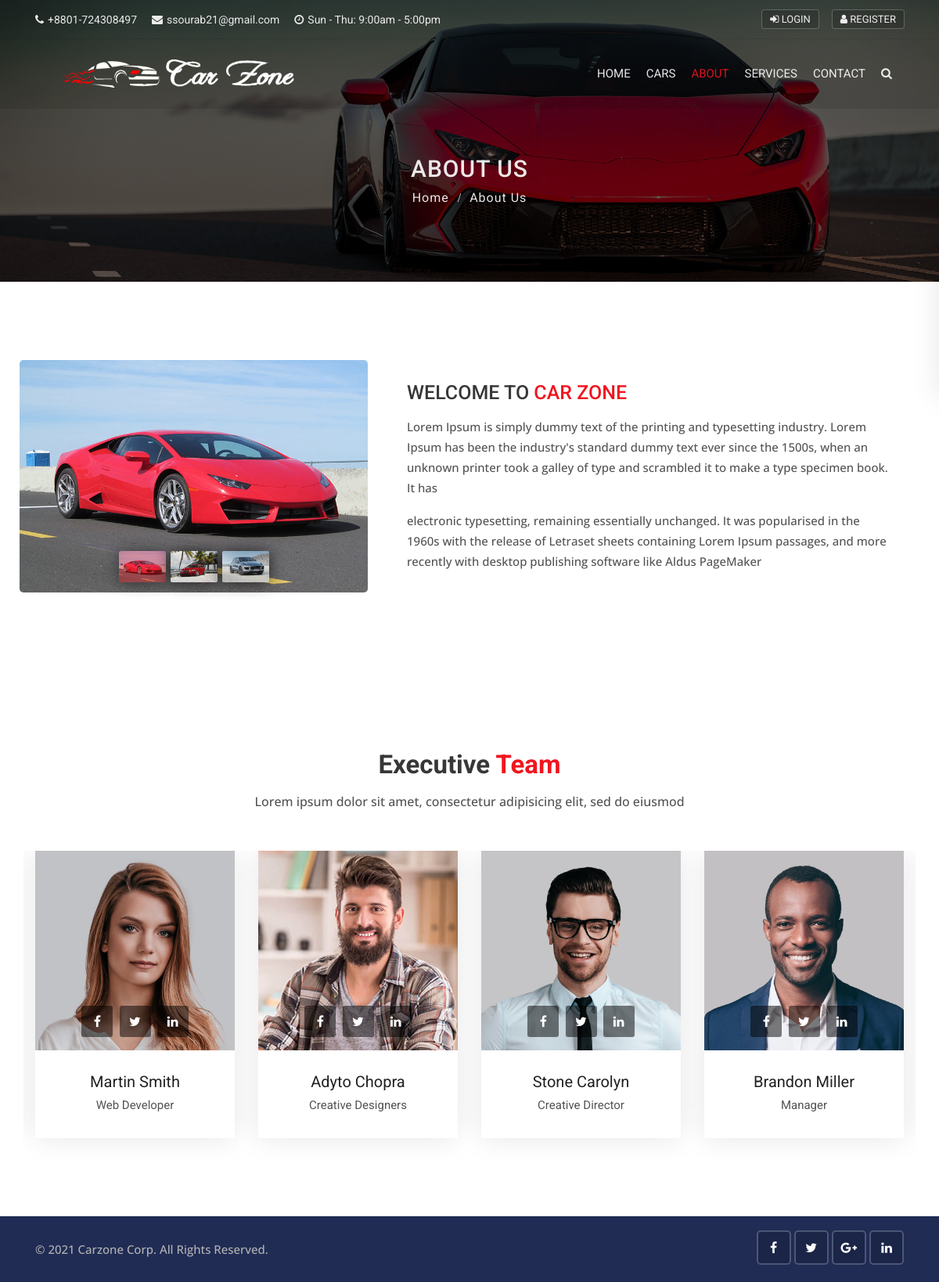
The page /about/ on the database its author committed.
### pages/models.py (models this page shows, shortened)
class Team(models.Model):
    first_name = models.CharField(max_length=255)
    last_name = models.CharField(max_length=255)
    designation = models.CharField(max_length=255)
    photo = models.ImageField(upload_to='photo/%y/%m/%d/')
    facebook_link = models.URLField(max_length=100)
    twitter_link = models.URLField(max_length=100)
    linkedin_link = models.URLField(max_length=100)
    created_date = models.DateField(auto_now_add=True)

### pages/views.py (the view)
# urls.py: path('about/', views.about, name='about'),
def about(request):
    teams = Team.objects.all()
    data = {
        'teams': teams
    }
    return render(request, 'pages/about.html', context=data)

### templates/pages/about.html (shortened to what this page needs)
{% extends 'base.html' %}
{% load static %}
{% block content %}
<div class="sub-banner overview-bgi">
    <div class="container breadcrumb-area">
        <div class="breadcrumb-areas">
            <h1>About Us</h1>
            <ul class="breadcrumbs">
                <li><a href="{% url 'home' %}">Home</a></li>
                <li class="active">About Us</li>
            </ul>
        </div>
    </div>
</div>
<div class="about-car content-area-5">
    <div class="container">
        <div class="row">
            <div class="col-xl-5 col-lg-6">
                <div class="about-car-photo">
                    <div id="carDetailsSlider" class="carousel car-details-sliders slide">
                        <div class="carousel-inner">
                            <div class="active item carousel-item" data-slide-number="0">
                                <img src="{% static 'img/car/car-1.jpg' %}" class="img-fluid" alt="slider-car">
                            </div>
                        </div>
                        <ul class="carousel-indicators car-properties list-inline nav nav-justified">
                            <li class="list-inline-item active">
                                <a id="carousel-selector-0" class="selected" data-slide-to="0" data-target="#carDetailsSlider">
                                    <img src="{% static 'img/car/car-1.jpg' %}" class="img-fluid" alt="small-car">
                                </a>
                            </li>
                            <li class="list-inline-item">
                                <a id="carousel-selector-1" data-slide-to="1" data-target="#carDetailsSlider">
                                    <img src="{% static 'img/car/car-2.jpg' %}" class="img-fluid" alt="small-car">
                                </a>
                            </li>
                            <li class="list-inline-item">
                                <a id="carousel-selector-2" data-slide-to="2" data-target="#carDetailsSlider">
                                    <img src="{% static 'img/car/car-3.jpg' %}" class="img-fluid" alt="small-car">
                                </a>
                            </li>
                        </ul>
                    </div>
                </div>
            </div>
            <div class="col-xl-7 col-lg-6 align-self-center">
                <div class="best-used-car">
                    <h3>Welcome to <span>Car Zone</span></h3>
                    <p>Lorem Ipsum is simply dummy text of the printing and typesetting industry. Lorem Ipsum has been the industry's standard dummy text ever since the 1500s, when an unknown printer took a galley of type and scrambled it to make a type specimen book. It has</p>
                    <p class="mb-0">electronic typesetting, remaining essentially unchanged. It was popularised in the 1960s with the release of Letraset sheets containing Lorem Ipsum passages, and more recently with desktop publishing software like Aldus PageMaker</p>
                </div>
            </div>
        </div>
    </div>
</div>
<div class="our-team content-area">
    <div class="container">
        <div class="main-title">
            <h1>Executive <span>Team</span></h1>
            <p>Lorem ipsum dolor sit amet, consectetur adipisicing elit, sed do eiusmod</p>
        </div>
        <div class="slick-slider-area clearfix">
            <div class="row slick-carousel" data-slick='{"slidesToShow": 4, "responsive":[{"breakpoint": 1024,"settings":{"slidesToShow": 2}}, {"breakpoint": 768,"settings":{"slidesToShow": 1}}]}'>
            {% for team in teams %}
                <div class="slick-slide-item">
                    <div class="team-1">
                        <div class="photo">
                            <a href="#">
                                <img src="{{ team.photo.url }}" alt="team-1" class="img-fluid">
                            </a>
                            <div class="social-list clearfix">
                                <a href="{{ team.facebook_link }}" target="_blank" class="facebook-bg"><i class="fa fa-facebook"></i></a>
                                <a href="{{ team.twitter_link }}" target="_blank" class="twitter-bg"><i class="fa fa-twitter"></i></a>
                                <a href="{{ team.linkedin_link }}" target="_blank" class="google-bg"><i class="fa fa-linkedin"></i></a>
                            </div>
                        </div>
                        <div class="details">
                            <h4><a href="#">{{ team.first_name }} {{ team.last_name }}</a></h4>
                            <h5>{{ team.designation }}</h5>
                        </div>
                    </div>
                </div>
            {% endfor %}
            </div>
        </div>
    </div>
</div>
{% endblock %}

### static/css/skins/red.css (style rules this page uses)
.about-car .best-used-car h3 span { color: #f0151f; }
.carousel-indicators .active { background-color: #f0151f; }
.main-title h1 span { color:#f0151f; }

### rows shown on the page
Team: photo (picture), first_name "Stone", last_name "Carolyn", designation "Creative Director"
Team: photo (picture), first_name "Brandon", last_name "Miller", designation "Manager"
Team: photo (picture), first_name "Martin", last_name "Smith", designation "Web Developer"
Team: photo (picture), first_name "Adyto", last_name "Chopra", designation "Creative Designers"
